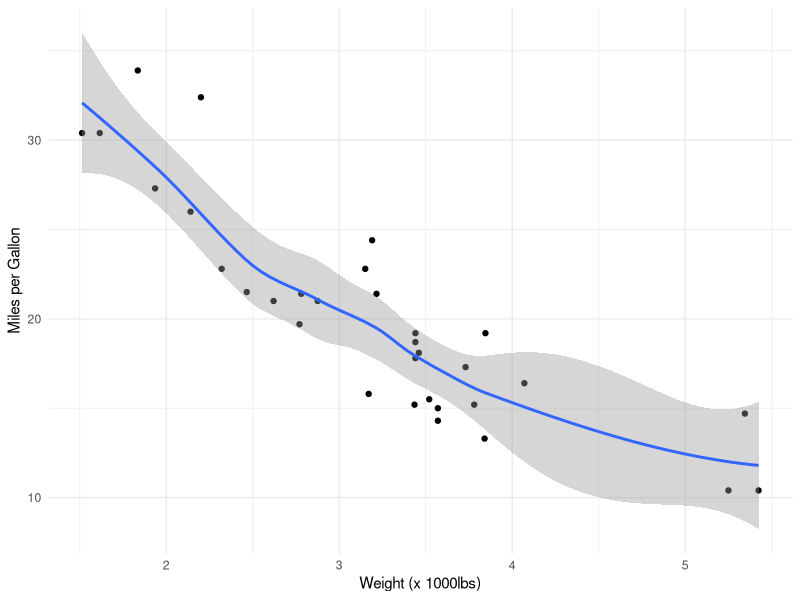

Reproduce this figure in R.
## ---- chunk 1
library(tidyverse)
## ---- chunk 2
ggplot(mtcars,aes(x=wt,y=mpg)) + 
  geom_point() +
  geom_smooth() +
  labs(x = "Weight (x 1000lbs)",
       y = "Miles per Gallon") +
  theme_minimal()
